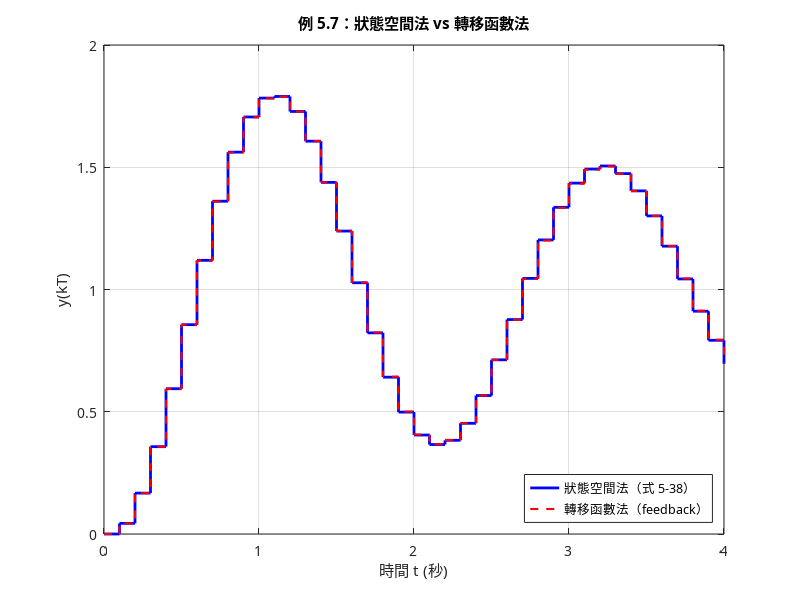

This figure's MATLAB source:
%% Chapter 5：閉迴路系統 (Closed-Loop Systems)
% 對應教材 chp5.md。本檔案為「乾淨、可直接執行版」；
% 完整教學說明（符號定義、公式推導、MATLAB 語法解說）請見 chp5.ipynb。
%
% 每一節都標註對應的教材式號與範例編號。
clear; clc; close all;

% 在 Octave 與 MATLAB 都能直接執行（MATLAB 會跳過這段）
if exist('OCTAVE_VERSION', 'builtin')
    pkg load control;
    warning('off', 'Octave:gnuplot-graphics');
    warning('off', 'Octave:fltk-graphics');
end

set(0, 'DefaultTextFontName', 'Microsoft JhengHei');
set(0, 'DefaultAxesFontName', 'Microsoft JhengHei');

T = 0.1;                       % 取樣週期 (s)
fprintf('取樣週期 T = %g s\n\n', T);

%% 1. 標準閉迴路輸出函數（教材式 5-11）
% C(z)/R(z) = G(z) / (1 + GH(z))；單位回授時 H=1
Gp = tf(1, [1 1]);             % 受控體 Gp(s) = 1/(s+1)
Gz = c2d(Gp, T, 'zoh');        % G(z)，含零階保持器
Tz = feedback(Gz, 1);          % 單位負回授：G(z)/(1+G(z))

fprintf('=== 1. 標準閉迴路（式 5-11，單位回授）===\n');
[ng, dg] = tfdata(Gz, 'v');
[nt, dt] = tfdata(Tz, 'v');
fprintf('  開迴路 G(z) = %.6f / (z %+.6f)\n', ng(2), dg(2));
fprintf('  閉迴路 T(z) = %.6f / (z %+.6f)\n', nt(2), dt(2));
% 手動驗證 feedback：T(z) = G/(1+G)
Tz_manual = Gz / (1 + Gz);
fprintf('  手動 G/(1+G) 與 feedback 的極點差 = %.2e\n', ...
        max(abs(sort(pole(Tz)) - sort(pole(minreal(Tz_manual))))));
fprintf('  閉迴路 dc 增益 = %.6f\n\n', dcgain(Tz));

%% 2. GH bar(z) 不等於 G(z)H(z)（教材式 5-11 分母的警告）
% 回授路徑上有感測器 H(s) 時，分母是 Z[G(s)H(s)]，不是 Z[G]*Z[H]
Hs = tf(2, [1 5]);             % 感測器 H(s) = 2/(s+5)
GH_bar = c2d(Gp*Hs, T, 'zoh');           % 正確：先在 s 域相乘再離散化
GH_sep = Gz * c2d(Hs, T, 'zoh');         % 錯誤：各自離散化後相乘

fprintf('=== 2. GHbar(z) vs G(z)H(z)（式 5-11 分母的陷阱）===\n');
[n1, d1] = tfdata(GH_bar, 'v');
[n2, d2] = tfdata(GH_sep, 'v');
fprintf('  GHbar(z) 分子 = [%.6g %.6g %.6g]\n', n1);
fprintf('  G(z)H(z) 分子 = [%.6g %.6g %.6g]\n', n2);
fprintf('  兩者 dcgain：%.6f  vs  %.6f\n', dcgain(GH_bar), dcgain(GH_sep));

% 用它們各自組出的閉迴路，比較階躍響應
Tz_ok  = feedback(Gz, c2d(Hs, T, 'zoh'));   % feedback 內部做的是 G/(1+G*H)
fprintf('  注意：feedback(Gz, Hz) 算的是 G(z)/(1+G(z)H(z))，\n');
fprintf('        若實體上感測器與受控體之間「沒有取樣器」，\n');
fprintf('        正確的分母應該是 1+GHbar(z)，必須自己組。\n');
Tz_bar = Gz / (1 + GH_bar);
fprintf('  兩種閉迴路的極點：\n');
fprintf('    用 G(z)H(z)  : ');
pp = sort(pole(Tz_ok)); fprintf('%9.5f%+8.5fj  ', [real(pp)'; imag(pp)']);
fprintf('\n');
fprintf('    用 GHbar(z)  : ');
pp = sort(pole(minreal(Tz_bar))); fprintf('%9.5f%+8.5fj  ', [real(pp)'; imag(pp)']);
fprintf('\n');
fprintf('\n');

%% 3. 含數位控制器的閉迴路（教材例 5.1）
% C(z) = D(z)G(z)R(z) / (1 + D(z)GH(z))；單位回授時 H=1
Dz = tf([0.9 -0.8], [1 -0.9], T);        % D(z) = (0.9z-0.8)/(z-0.9)
Gp3 = tf(10, [1 1 0]);                   % Gp(s) = 10/(s(s+1))
Gz3 = c2d(Gp3, T, 'zoh');
Tz3 = feedback(Dz*Gz3, 1);               % 例 5.1 的標準式

fprintf('=== 3. 含數位控制器的閉迴路（例 5.1）===\n');
[n3, d3] = tfdata(Tz3, 'v');
fprintf('  T(z) 分子 = [%.6g %.6g %.6g %.6g]\n', n3);
fprintf('  T(z) 分母 = [%.6g %.6g %.6g %.6g]\n', d3);
fprintf('    極點 : ');
pp = sort(pole(Tz3)); fprintf('%9.5f%+8.5fj  ', [real(pp)'; imag(pp)']);
fprintf('\n');
fprintf('  絕對值 = '); fprintf('%.5f ', abs(sort(pole(Tz3)))'); fprintf('\n');
fprintf('  全部在單位圓內？ %s（最大絕對值 = %.5f）\n\n', ...
        merge(max(abs(pole(Tz3))) < 1, '是', '否'), max(abs(pole(Tz3))));

%% 4. 關迴路公式（教材式 5-38，例 5.7）
% A = A1 + B1*C1 + (-B2 - B1*D1)*C
% B = B1*D1 + B2
A1 = [1 0.0952 0; 0 0.905 0; 0 0 0.9];   % 受控體(2階) + 濾波器(1階)，尚未關迴路
B1 = [0.0484; 0.952; 0];                 % m(k) 的輸入矩陣
B2 = [0; 0; 1];                          % e(k) 的輸入矩陣
C1 = [0 0 0.01];                         % 濾波器輸出 m = C1*v + D1*e
D1 = 0.9;
C  = [1 0 0];                            % 受控體輸出 y = C*v

A = A1 + B1*C1 + (-B2 - D1*B1)*C;        % 式 (5-38)
B = D1*B1 + B2;

fprintf('=== 4. 關迴路公式（式 5-38，例 5.7）===\n');
fprintf('  閉迴路 A =\n'); disp(A);
fprintf('  閉迴路 B = [%.5f %.5f %.5f]''\n', B);
fprintf('  教材 A = [0.9564 0.0952 0.0005; -0.8568 0.9050 0.0095; -1 0 0.9]\n');
fprintf('  教材 B = [0.0436; 0.8568; 1.0000]\n');
fprintf('  C = [%g %g %g]，D = 0\n\n', C);

%% 5. 兩種方法交叉驗證（教材例 5.7 的兩段程式）
% 教材原始寫法 [num,den]=ss2tf(A,B,C,D,1) 在 Octave 無法執行（沒有 ss2tf）
% 修正版：用 tf(ss(...)) 取代
fprintf('=== 5. 狀態空間法 vs 轉移函數法（例 5.7）===\n');
Tz_ss = tf(ss(A, B, C, 0, T));           % 修正版：取代 ss2tf
[na, da] = tfdata(Tz_ss, 'v');
fprintf('  [狀態空間法] 分子 = [%.6g %.6g %.6g %.6g]\n', na);
fprintf('               分母 = [%.6g %.6g %.6g %.6g]\n', da);
fprintf('  教材 Tz = (0.04356 z^2 + 0.003426 z - 0.03746)/(z^3 - 2.761 z^2 + 2.623 z - 0.852)\n\n');

Tz_tf = feedback(Dz*Gz3, 1);             % 轉移函數法（教材的 Tz_check）
[nb, db] = tfdata(Tz_tf, 'v');
fprintf('  [轉移函數法] 分子 = [%.6g %.6g %.6g %.6g]\n', nb);
fprintf('               分母 = [%.6g %.6g %.6g %.6g]\n', db);
fprintf('  教材 Tz_check = (0.04354 z^2 + 0.00341 z - 0.03743)/(z^3 - 2.761 z^2 + 2.623 z - 0.8518)\n\n');

fprintf('  兩種方法的極點：\n');
fprintf('    狀態空間法 : ');
pp = sort(pole(Tz_ss)); fprintf('%9.5f%+8.5fj  ', [real(pp)'; imag(pp)']);
fprintf('\n');
fprintf('    轉移函數法 : ');
pp = sort(pole(Tz_tf)); fprintf('%9.5f%+8.5fj  ', [real(pp)'; imag(pp)']);
fprintf('\n');
fprintf('\n');

figure('Name', '5. 例 5.7 的兩種方法');
[y1, t1] = step(Tz_ss, 0:T:4);
[y2, ~]  = step(Tz_tf, 0:T:4);
stairs(t1, y1, 'b-', 'LineWidth', 2); hold on;
stairs(t1, y2, 'r--', 'LineWidth', 1.5); grid on;
title('例 5.7：狀態空間法 vs 轉移函數法');
xlabel('時間 t (秒)'); ylabel('y(kT)');
legend('狀態空間法（式 5-38）', '轉移函數法（feedback）', 'Location', 'southeast');

%% 6. 四捨五入誤差的傳播（為什麼兩種方法有微小差異）
% 教材的 A1、B1 是四捨五入到 3~4 位的值；c2d 用的是全精度值
[Ad, Bd] = ssdata(c2d(ss([0 1;0 -1],[0;10],[1 0],0), T, 'zoh'));
fprintf('=== 6. 四捨五入誤差的傳播 ===\n');
fprintf('  教材四捨五入值 : A(1,2)=%.7f  A(2,2)=%.7f  B(1)=%.7f  B(2)=%.7f\n', ...
        0.0952, 0.905, 0.0484, 0.952);
fprintf('  c2d 全精度值   : A(1,2)=%.7f  A(2,2)=%.7f  B(1)=%.7f  B(2)=%.7f\n', ...
        Ad(1,2), Ad(2,2), Bd(1), Bd(2));

% 用全精度值重做式 (5-38)
A1e = [Ad(1,1) Ad(1,2) 0; 0 Ad(2,2) 0; 0 0 0.9];
B1e = [Bd(1); Bd(2); 0];
Ae  = A1e + B1e*C1 + (-B2 - D1*B1e)*C;
Be  = D1*B1e + B2;
Tz_exact = tf(ss(Ae, Be, C, 0, T));
[ne, de] = tfdata(Tz_exact, 'v');
fprintf('\n  用全精度值重做式 (5-38)：\n');
fprintf('    分子 = [%.6g %.6g %.6g %.6g]\n', ne);
fprintf('    分母 = [%.6g %.6g %.6g %.6g]\n', de);
fprintf('  與轉移函數法的差異：\n');
fprintf('    用教材四捨五入值：分子首項差 %.2e\n', abs(na(2)-nb(2)));
fprintf('    用全精度值      ：分子首項差 %.2e\n', abs(ne(2)-nb(2)));
fprintf('  => 差異來自輸入資料的精度，不是方法本身有誤\n');

disp(' ');
disp('六個實驗全部完成，共產生 1 張圖。');
